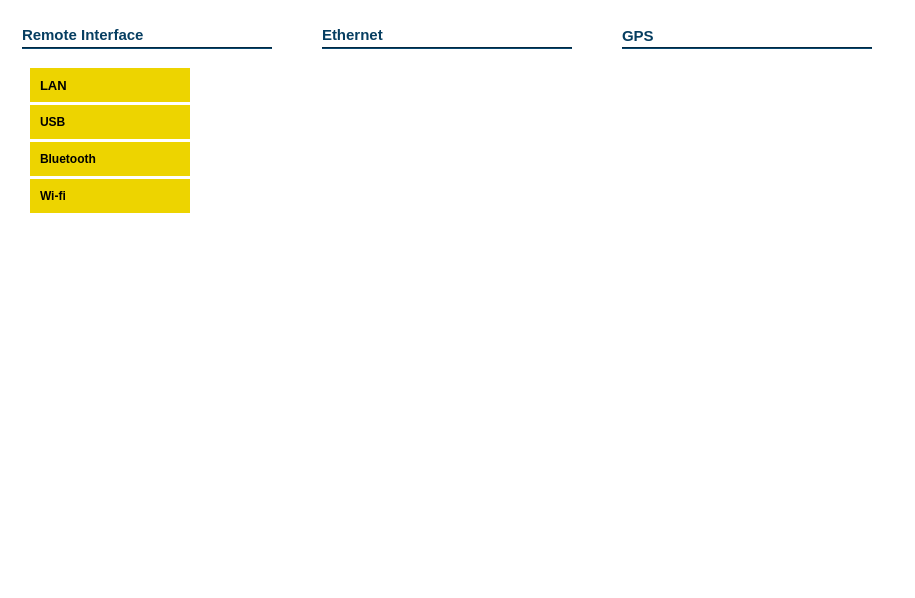
<?xml version="1.0" encoding="UTF-8"?>
<ui version="4.0">
 <class>networkset</class>
 <widget class="QWidget" name="networkset">
  <property name="geometry">
   <rect>
    <x>0</x>
    <y>0</y>
    <width>915</width>
    <height>598</height>
   </rect>
  </property>
  <property name="windowTitle">
   <string>Form</string>
  </property>
  <property name="styleSheet">
   <string notr="true">background-color: rgba(255, 255, 255,0.9);</string>
  </property>
  <widget class="QWidget" name="widget_2" native="true">
   <property name="geometry">
    <rect>
     <x>0</x>
     <y>0</y>
     <width>915</width>
     <height>598</height>
    </rect>
   </property>
   <property name="styleSheet">
    <string notr="true">QPushButton{font: 10pt &quot;Arial&quot;;font-weight:Bold;}
QPushButton{background-color: rgb(237, 212, 0);}
QLabel{background-color:rgba(0,0,0,0);}
QLabel{font: 11pt &quot;Arial&quot;;font-weight:Bold;}
QPushButton{border: none;}
</string>
   </property>
   <widget class="Line" name="line_4">
    <property name="geometry">
     <rect>
      <x>22</x>
      <y>47</y>
      <width>250</width>
      <height>2</height>
     </rect>
    </property>
    <property name="styleSheet">
     <string notr="true">background-color: rgba(6,62,97,1);</string>
    </property>
    <property name="orientation">
     <enum>Qt::Horizontal</enum>
    </property>
   </widget>
   <widget class="QLabel" name="label_4">
    <property name="geometry">
     <rect>
      <x>22</x>
      <y>26</y>
      <width>153</width>
      <height>17</height>
     </rect>
    </property>
    <property name="font">
     <font>
      <family>Arial</family>
      <pointsize>11</pointsize>
      <weight>75</weight>
      <italic>false</italic>
      <bold>true</bold>
     </font>
    </property>
    <property name="styleSheet">
     <string notr="true"> color:rgba(6,62,97,1);</string>
    </property>
    <property name="text">
     <string>Remote Interface</string>
    </property>
   </widget>
   <widget class="Line" name="line_5">
    <property name="geometry">
     <rect>
      <x>322</x>
      <y>47</y>
      <width>250</width>
      <height>2</height>
     </rect>
    </property>
    <property name="styleSheet">
     <string notr="true">background-color: rgba(6,62,97,1);</string>
    </property>
    <property name="orientation">
     <enum>Qt::Horizontal</enum>
    </property>
   </widget>
   <widget class="QLabel" name="label_5">
    <property name="geometry">
     <rect>
      <x>322</x>
      <y>26</y>
      <width>111</width>
      <height>17</height>
     </rect>
    </property>
    <property name="font">
     <font>
      <family>Arial</family>
      <pointsize>11</pointsize>
      <weight>75</weight>
      <italic>false</italic>
      <bold>true</bold>
     </font>
    </property>
    <property name="styleSheet">
     <string notr="true"> color:rgba(6,62,97,1);</string>
    </property>
    <property name="text">
     <string>Ethernet</string>
    </property>
   </widget>
   <widget class="Line" name="line_6">
    <property name="geometry">
     <rect>
      <x>622</x>
      <y>47</y>
      <width>250</width>
      <height>2</height>
     </rect>
    </property>
    <property name="styleSheet">
     <string notr="true">background-color: rgba(6,62,97,1);</string>
    </property>
    <property name="orientation">
     <enum>Qt::Horizontal</enum>
    </property>
   </widget>
   <widget class="QLabel" name="label_6">
    <property name="geometry">
     <rect>
      <x>622</x>
      <y>27</y>
      <width>161</width>
      <height>17</height>
     </rect>
    </property>
    <property name="font">
     <font>
      <family>Arial</family>
      <pointsize>11</pointsize>
      <weight>75</weight>
      <italic>false</italic>
      <bold>true</bold>
     </font>
    </property>
    <property name="styleSheet">
     <string notr="true"> color:rgba(6,62,97,1);</string>
    </property>
    <property name="text">
     <string>GPS</string>
    </property>
   </widget>
   <widget class="QPushButton" name="pushButton_7">
    <property name="geometry">
     <rect>
      <x>30</x>
      <y>68</y>
      <width>160</width>
      <height>34</height>
     </rect>
    </property>
    <property name="font">
     <font>
      <family>Arial</family>
      <pointsize>10</pointsize>
      <weight>75</weight>
      <italic>false</italic>
      <bold>true</bold>
     </font>
    </property>
    <property name="layoutDirection">
     <enum>Qt::LeftToRight</enum>
    </property>
    <property name="styleSheet">
     <string notr="true">QPushButton{padding-left:10px;text-align:left;}</string>
    </property>
    <property name="text">
     <string>LAN</string>
    </property>
   </widget>
   <widget class="QPushButton" name="pushButton_8">
    <property name="geometry">
     <rect>
      <x>30</x>
      <y>105</y>
      <width>160</width>
      <height>34</height>
     </rect>
    </property>
    <property name="styleSheet">
     <string notr="true">QPushButton{padding-left:10px;text-align:left;}</string>
    </property>
    <property name="text">
     <string>USB</string>
    </property>
   </widget>
   <widget class="QPushButton" name="pushButton_9">
    <property name="geometry">
     <rect>
      <x>30</x>
      <y>142</y>
      <width>160</width>
      <height>34</height>
     </rect>
    </property>
    <property name="styleSheet">
     <string notr="true">QPushButton{padding-left:10px;text-align:left;}</string>
    </property>
    <property name="text">
     <string>Bluetooth</string>
    </property>
   </widget>
   <widget class="QPushButton" name="pushButton_10">
    <property name="geometry">
     <rect>
      <x>30</x>
      <y>179</y>
      <width>160</width>
      <height>34</height>
     </rect>
    </property>
    <property name="styleSheet">
     <string notr="true">QPushButton{padding-left:10px;text-align:left;}</string>
    </property>
    <property name="text">
     <string>Wi-fi</string>
    </property>
   </widget>
  </widget>
 </widget>
 <resources/>
 <connections/>
</ui>
